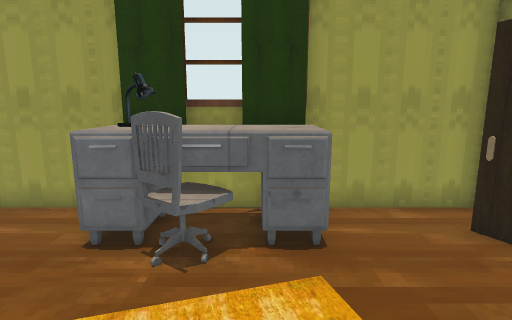
view 1 (above)

12 first-person views from a walk through a level from a Godot 3-D game. The camera is 1.3 m above the floor, tilts 10° down and sees 80° across. The floor is counted in squares, 0.5 m on a side. Each view is taken from the middle of a square. On the plan, view 1 faces up. The plan holds only what a view shows up to about 20 squares ahead; the rest is blank. Some surface patterns are stand-ins.

view 2
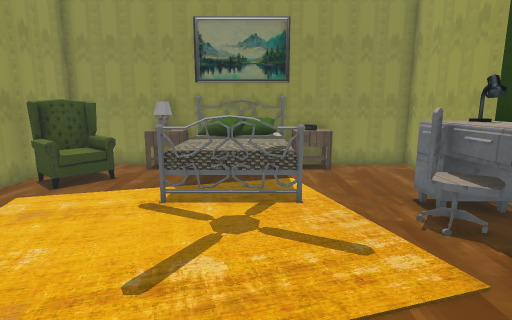

view 3
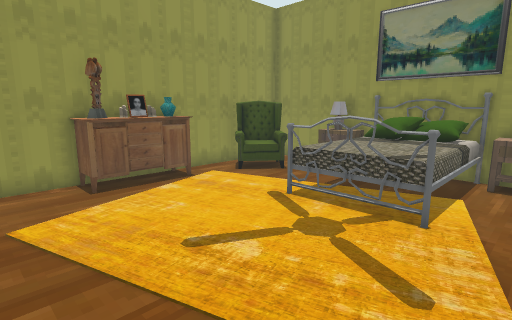

view 4
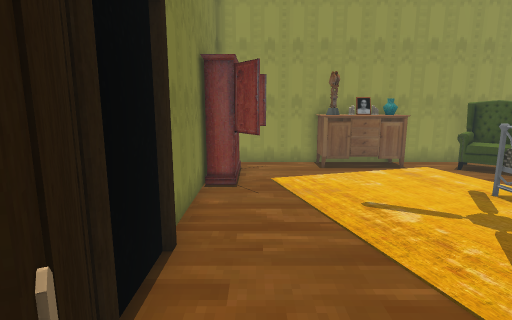

view 5
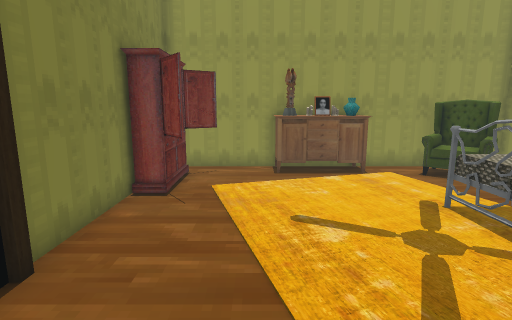

view 6
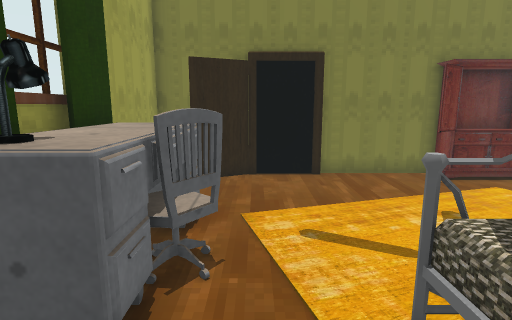

view 7
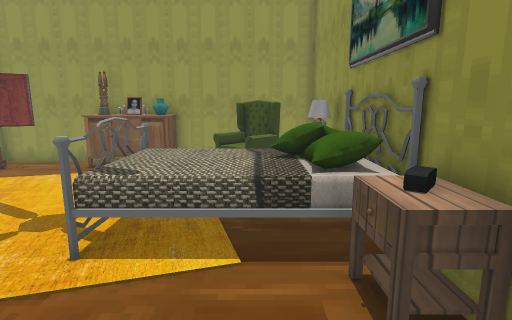

view 8
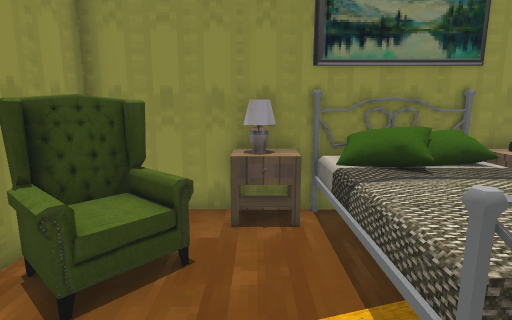

view 9
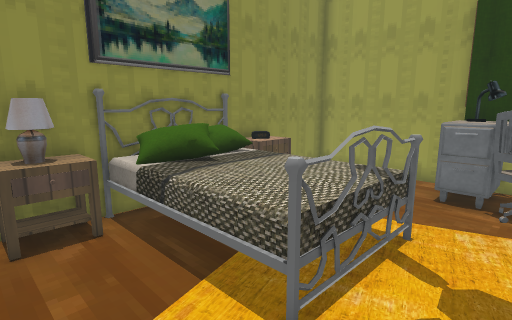

view 10
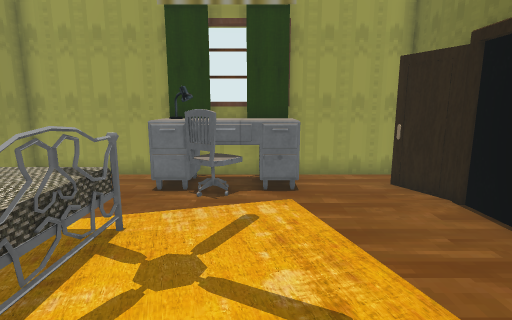

view 11
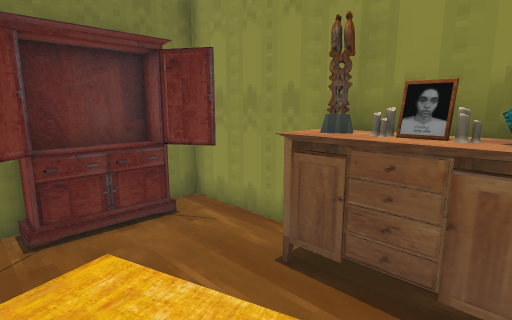

view 12
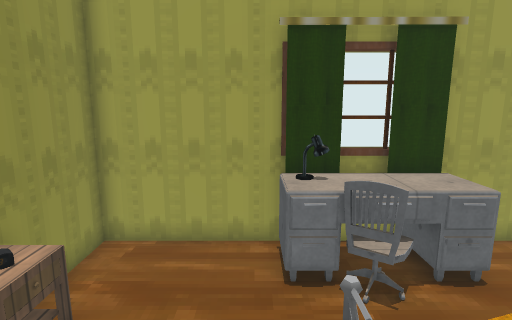

### Floor plan
Key: @ floor where view 1 was taken; # wall or solid block; x gap in a wall; . main floor; : floor 0.75 m higher than the main floor; / step, stairs or slope; D closed door; = window, fence, low wall or low ledge; ^ raised ledge; v drop or lower ground; L lamp; C curtain; T table; K clock; B bed; A armchair; S vase; N candle; W wardrobe; O other object.
Columns run from 9 left of view 1 to 6 right of it. Each row starts with its distance up from view 1.
  8 ################
  7 #.....L#^C^....#
  6 #.....^^^^^...D#
  5 #.....=x#x=...D#
  4 #TT...........=#
  3 #KT............#
  2 #v/:::#........#
  1 #=/   :........#
  0 #=/:  :..@.....#
 -1 #B:::::........#
 -2 #TT..........W.#
 -3 #LT...........W#
 -4 #T............W#
 -5 # AOO.........W#
 -6 # AAAA.SNN#..WW#
 -7  ###############

Positions as (right, up) in squares from view 1, and headings:
1: (0, 0), facing up
2: (5, 1), facing left
3: (4, 4), facing down-left
4: (4, 7), facing down
5: (2, 6), facing down
6: (-6, 4), facing right
7: (-6, 7), facing down
8: (-1, -3), facing left
9: (-1, -4), facing up-left
10: (0, -4), facing up
11: (-2, -2), facing down-right
12: (-4, -1), facing up
